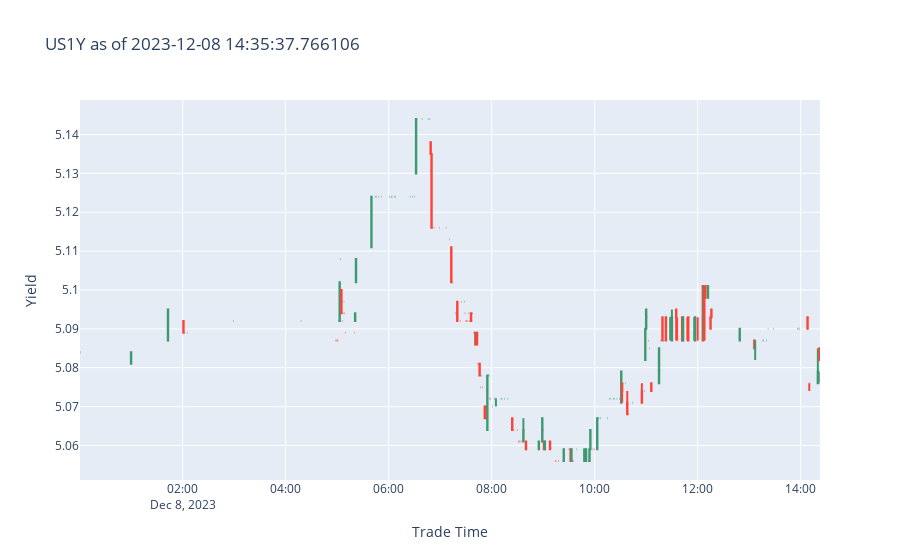
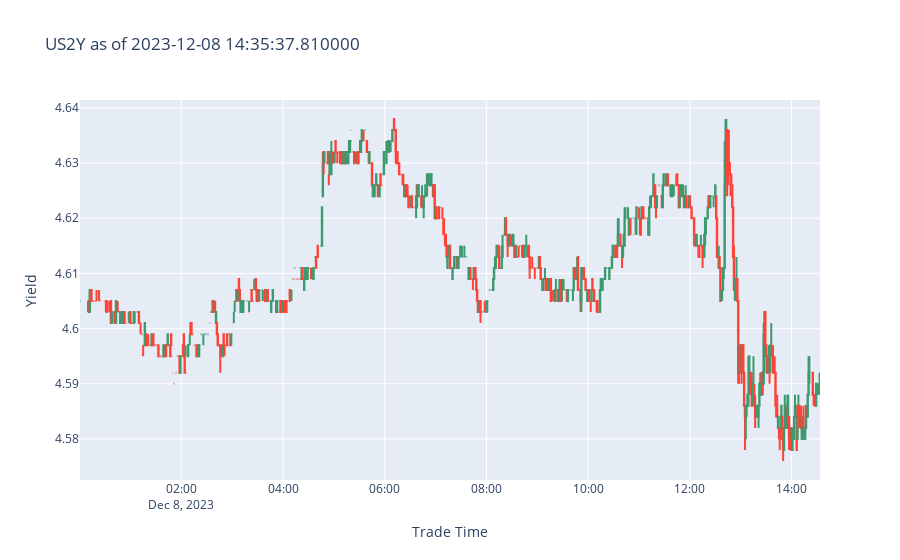
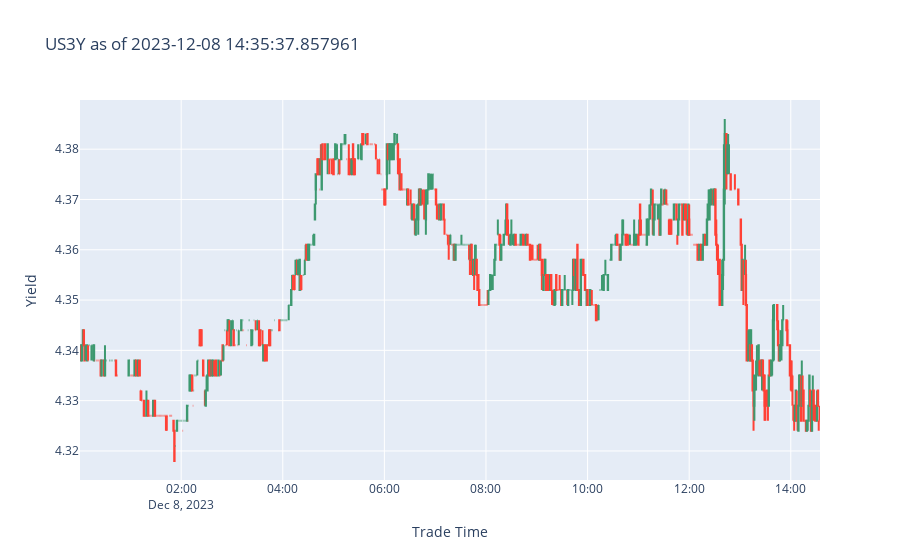
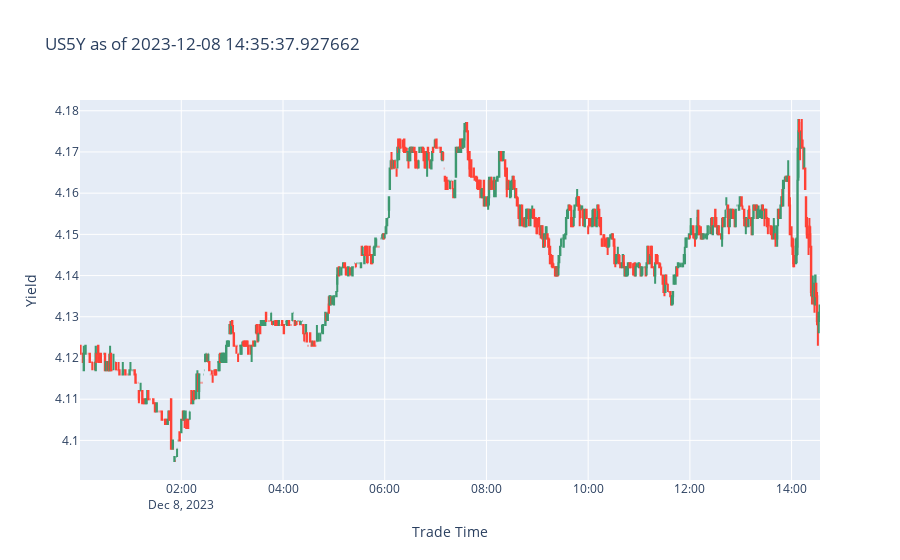

These figures' notebook cell, in order:
### Code cell
mats = ["US1Y", "US2Y", "US3Y", "US5Y", "US7Y", "US10Y", "US20Y", "US30Y"]
daily_yields_dict = {mat: cnbc_us_treasury_yields_fetcher(mat) for mat in mats}
[yields_candlestick_plot(data, use_candlestick=True, use_today=True, mat_label=mat) for mat, data in daily_yields_dict.items()]

### Figure 1 — Plotly figure (JSON) as saved in the notebook; plotly's stock layout.template omitted (floating-point values rounded to 4 significant figures; data arrays with more than 128 entries replaced by an {"elided": "..."} marker saying what was removed)
{"data": [{"close": {"elided": "348 float values"}, "high": {"elided": "348 float values"}, "low": {"elided": "348 float values"}, "open": {"elided": "348 float values"}, "type": "candlestick", "x": {"elided": "197 str values"}}], "layout": {"title": {"text": "US1Y as of 2023-12-08 14:35:37.766106"}, "xaxis": {"rangeslider": {"visible": false}, "title": {"text": "Trade Time"}}, "yaxis": {"title": {"text": "Yield"}}}}

### Figure 2 — Plotly figure (JSON) as saved in the notebook; plotly's stock layout.template omitted (floating-point values rounded to 4 significant figures; data arrays with more than 128 entries replaced by an {"elided": "..."} marker saying what was removed)
{"data": [{"close": {"elided": "2218 float values"}, "high": {"elided": "2218 float values"}, "low": {"elided": "2218 float values"}, "open": {"elided": "2218 float values"}, "type": "candlestick", "x": {"elided": "836 str values"}}], "layout": {"title": {"text": "US2Y as of 2023-12-08 14:35:37.810000"}, "xaxis": {"rangeslider": {"visible": false}, "title": {"text": "Trade Time"}}, "yaxis": {"title": {"text": "Yield"}}}}

### Figure 3 — Plotly figure (JSON) as saved in the notebook; plotly's stock layout.template omitted (floating-point values rounded to 4 significant figures; data arrays with more than 128 entries replaced by an {"elided": "..."} marker saying what was removed)
{"data": [{"close": {"elided": "2087 float values"}, "high": {"elided": "2087 float values"}, "low": {"elided": "2087 float values"}, "open": {"elided": "2087 float values"}, "type": "candlestick", "x": {"elided": "786 str values"}}], "layout": {"title": {"text": "US3Y as of 2023-12-08 14:35:37.857961"}, "xaxis": {"rangeslider": {"visible": false}, "title": {"text": "Trade Time"}}, "yaxis": {"title": {"text": "Yield"}}}}

### Figure 4 — Plotly figure (JSON) as saved in the notebook; plotly's stock layout.template omitted (floating-point values rounded to 4 significant figures; data arrays with more than 128 entries replaced by an {"elided": "..."} marker saying what was removed)
{"data": [{"close": {"elided": "2422 float values"}, "high": {"elided": "2422 float values"}, "low": {"elided": "2422 float values"}, "open": {"elided": "2422 float values"}, "type": "candlestick", "x": {"elided": "848 str values"}}], "layout": {"title": {"text": "US5Y as of 2023-12-08 14:35:37.927662"}, "xaxis": {"rangeslider": {"visible": false}, "title": {"text": "Trade Time"}}, "yaxis": {"title": {"text": "Yield"}}}}
